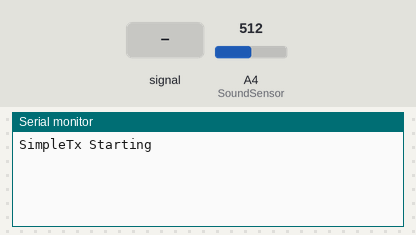
Simulated run of this program. Board: Arduino Uno, built with avr-gcc and run on an emulated ATmega328P. On the bench: the last lines printed to the serial monitor. The test bench sets the inputs (shaded band); at power-on: A4 (SoundSensor) = 512. No radio packets arrive unless stated.

Above: at 1.2 s.
1.3 s: A4 (SoundSensor) fed a 200 Hz sine of ±460 counts around its level
At 2.1 s:
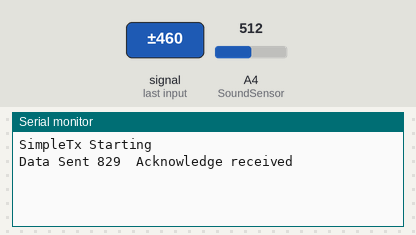
3.8 s: A4 (SoundSensor) set to 810
At 5.1 s:
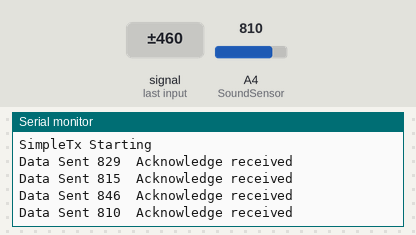
5.3 s: A4 (SoundSensor) set to 900
At 6.1 s:
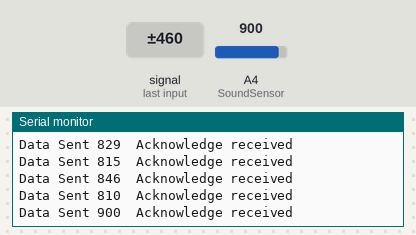
6.8 s: A4 (SoundSensor) fed a 200 Hz sine of ±81 counts around its level
At 7.9 s:
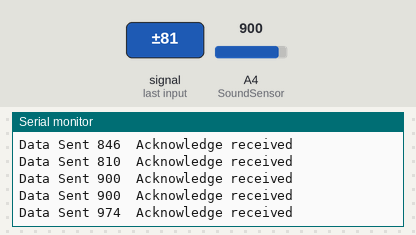
Timing chart, 0 to 9.3 s (numbered marks = the images above; inputs shaded):
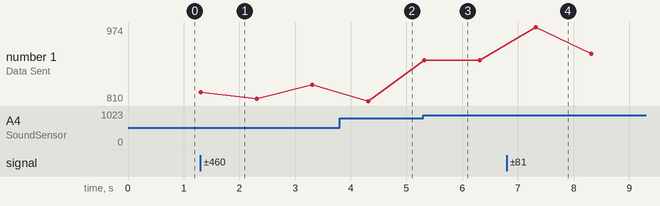

Measured:
- after the input at 1.3 s, the serial monitor: prints a new line at once (image 1)
- after the input at 3.8 s, the serial monitor: prints a new line after 0.51 s (image 2)
- after the input at 5.3 s, the serial monitor: prints a new line at once (image 3)
- after the input at 6.8 s, the serial monitor: prints a new line after 0.52 s (image 4)
- plotted number 1: 846 → 810 after the input at 3.8 s, 810 → 900 after the input at 5.3 s, 900 → 915 after the input at 6.8 s

The program:

main.cpp
```cpp
#include <Arduino.h>
#include <SPI.h>
#include <nRF24L01.h>
#include <RF24.h>

#define CE_PIN 9
#define CSN_PIN 10

const byte address[6] = {"1node"};

RF24 radio(CE_PIN, CSN_PIN);

int dataToSend;
int SoundSensor = A4; // LM393 Sound Sensor Digital Pin D0 connected to analog pin 4
unsigned long currentMillis;
unsigned long prevMillis;
unsigned long txIntervalMillis = 1000;

void send();
void setup()
{
  Serial.begin(9600); // initialize serial
  Serial.println(F("SimpleTx Starting"));
  radio.begin();
  radio.setDataRate(RF24_250KBPS);
  radio.setChannel(111);
  radio.setPALevel(RF24_PA_MAX);
  radio.setRetries(3, 5); // delay, count
  radio.openWritingPipe(address);

  randomSeed(analogRead(0));

  pinMode(SoundSensor, INPUT);
}
void loop()
{
  dataToSend = analogRead(SoundSensor);

  if (dataToSend >= 800)
  {
    currentMillis = millis();
    if (currentMillis - prevMillis >= txIntervalMillis)
    {
      send();
      prevMillis = millis();
    }
  }
}

void send()
{

  bool rslt;
  rslt = radio.write(&dataToSend, sizeof(dataToSend));
  // Always use sizeof() as it gives the size as the number of bytes.
  // For example if dataToSend was an int sizeof() would correctly return 2

  Serial.print("Data Sent ");
  Serial.print(dataToSend);

  if (rslt)
  {
    Serial.println("  Acknowledge received");
  }
  else
  {
    Serial.println("  Tx failed");
  }
}
```
